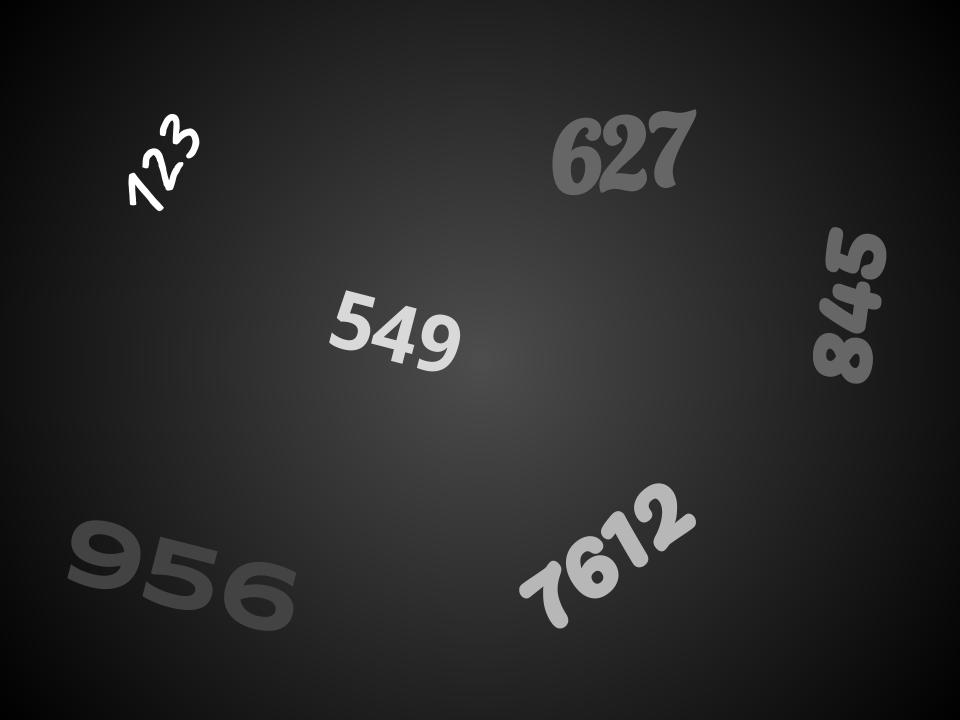
#> input picture Assignment_1/numbers.jpg, 960 x 720 px; the run also reads 1 picture not shown here
$ jupyter execute --allow-errors Assignment1_DanielBairamian.ipynb   (older library calls are emulated)
#> lines starting #> are read from the running program, lines starting #| are printed output that depends on the picture; after the words box and inside, x2 and y2 are one past the last pixel; in counts of white or black regions, pixels touching at a corner belong together; long printed decimals are rounded
# Daniel Bairamian 260669560
## ECSE 415 Computer Vision
### Image Filtering Assignment 1

[cell 1]
# defining imports
import numpy as np
import cv2
import matplotlib.pyplot as plt

# 1. Thresholding

[cell 2]
# load image
image_path = "numbers.jpg"
img = cv2.imread(image_path)
#> img is the input picture: shape (720, 960, 3); min 0, max 255, mean 40

# convert image to greyscale
img_gscale = cv2.cvtColor(img, cv2.COLOR_BGR2GRAY)

# get image dimensions
HEIGHT, WIDTH = img_gscale.shape

# show original image
plt.title("Original Image")

# remove plot ticks
plt.xticks([]), plt.yticks([])

plt.imshow(img_gscale, cmap="gray")
plt.show()

# 1.1

[cell 3]
# list of thresholds
image_thresholds = [55, 90, 150]

# threshold images
_ , output0 = cv2.threshold(img_gscale, image_thresholds[0], 255, cv2.THRESH_BINARY)
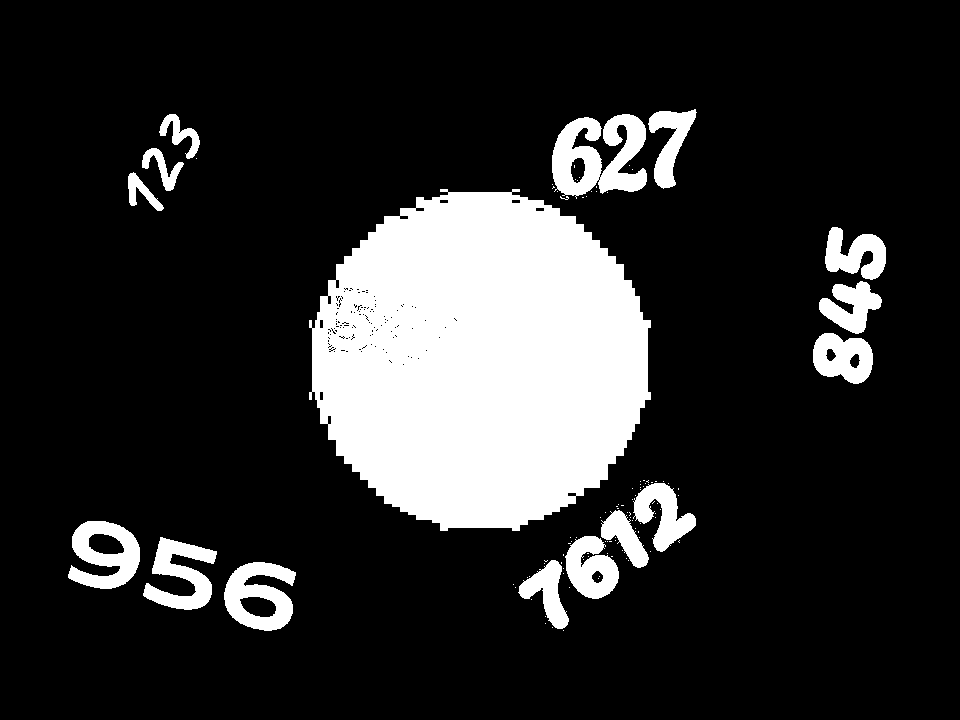
#> output0: shape (720, 960); 17.4% white; 106 white regions (90 under 20 px), largest, box (x1, y1, x2, y2) and area: (309, 189, 651, 531) 89499, (552, 114, 647, 199) 4962, (224, 562, 296, 631) 2953
_ , output1 = cv2.threshold(img_gscale, image_thresholds[1], 255, cv2.THRESH_BINARY)
#> output1: shape (720, 960); 3.5% white; 16 white regions, largest, box (x1, y1, x2, y2) and area: (553, 118, 601, 195) 2326, (566, 536, 619, 599) 2133, (600, 115, 647, 192) 2030
_ , output2 = cv2.threshold(img_gscale, image_thresholds[2], 255, cv2.THRESH_BINARY)
#> output2: shape (720, 960); 1.7% white; 10 white regions, largest, box (x1, y1, x2, y2) and area: (566, 536, 618, 598) 1998, (634, 484, 696, 551) 1880, (520, 561, 568, 628) 1397

# display images
plt.imshow(output0, cmap="gray")
plt.title("Thresholded at 55"), plt.xticks([]), plt.yticks([])
plt.show()

plt.imshow(output1, cmap="gray")
plt.title("Thresholded at 90"), plt.xticks([]), plt.yticks([])
plt.show()

plt.imshow(output2, cmap="gray")
plt.title("Thresholded at 150"), plt.xticks([]), plt.yticks([])
plt.show()

# 1.2

For the threshold at 55, we can see 5 numbers: 123, 627, 845, 956, and 7612. However technically, all 6 numbers are segmented

The number 549 is also segmented, however it's not possible to see it since the entire circle around the center of the image is considered as foreground, and covers the number 549. This is due to the low threshold, since in the original image we can see this circle, which has a very low brightness compared to the number 549.

We can also observe that the numbers for this threshold value are very noisy, especially the numbers that are close to the center (7612 and 627). This is because they have a small overlap with the outside of the center circle.

For the threshold at 90, we can also see 5 numbers: 123, 627, 549, 7612, 845. (Every number except 956). In this case, we have 5 segmented numbers.

We can see for this threshold value that the bright circle in the middle is completely ignored, and we can now see the number 549 which was in the previous case, completely covered. However we lost the number 956, which was clearly visible in the previous threshold.

For the threshold at 150, we can only see 3 numbers: 123, 549, and 7612. These are the brightest numbers of the original image, which is an expected result for the highest threshold value out of the three. Out of the original 6 numbers, this threshold value was only able to segment 3 numbers.

# 1.3

[cell 4]
# threshold images
HYPERPARAM = 205
_ , output_hyperparameter = cv2.threshold(img_gscale, HYPERPARAM, 255, cv2.THRESH_BINARY)
#> output_hyperparameter: shape (720, 960); 0.71% white; 8 white regions (2 under 20 px), largest, box (x1, y1, x2, y2) and area: (417, 315, 460, 371) 1191, (330, 291, 375, 350) 1121, (372, 307, 416, 363) 1090, (160, 114, 199, 158) 561, (143, 149, 183, 190) 520, (129, 173, 163, 211) 435

# display images
plt.imshow(output_hyperparameter, cmap="gray")
plt.title("Thresholded at " + str(HYPERPARAM)), plt.xticks([]), plt.yticks([])
plt.show()

A threshold value of 205 segments only the numebrs 123 and 549.

# 2. Filtering
## 2.1 Denoising

[cell 5]
# load images
image_path = "Circles.png"
img = cv2.imread(image_path)
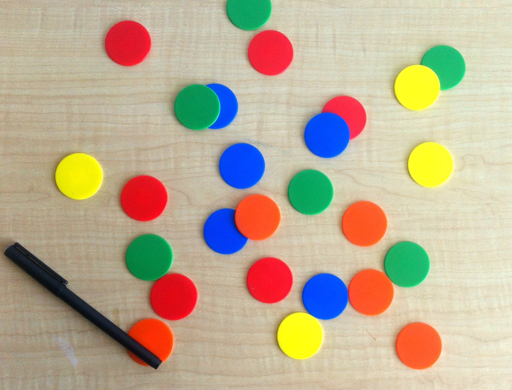
#> input picture Assignment_1/Circles.png, 512 x 390 px
#> img is the input picture: shape (390, 512, 3); mean B, G, R 147.7, 172.8, 188

image_path2 = "Circles_gauss.png"
img2 = cv2.imread(image_path2)
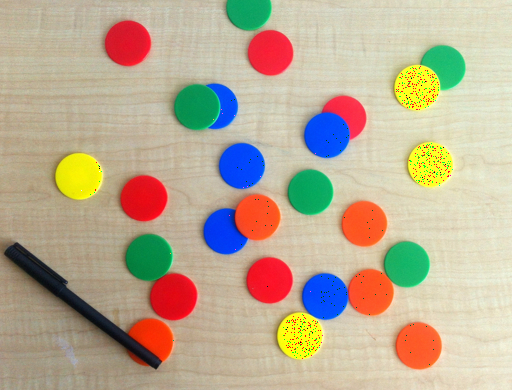
#> input picture Assignment_1/Circles_gauss.png, 512 x 390 px
#> img2 is the input picture: shape (390, 512, 3); mean B, G, R 147.1, 171.9, 187.1


# convert image to greyscale
img_gscale = cv2.cvtColor(img, cv2.COLOR_BGR2GRAY)
#> img_gscale: shape (390, 512)
img_gscale2 = cv2.cvtColor(img2, cv2.COLOR_BGR2GRAY)

# show original image
plt.title("Circles")
# remove plot ticks
plt.xticks([]), plt.yticks([])
plt.imshow(img_gscale, cmap="gray")
plt.show()


# show original image
plt.title("Circles Gauss")
# remove plot ticks
plt.xticks([]), plt.yticks([])
plt.imshow(img_gscale2, cmap="gray")
plt.show()

# 2.1.1

[cell 6]
# 5x5 Gaussian Blur
img_fivexfive_gauss = cv2.GaussianBlur(img_gscale2, (5,5), 0)

# plot the result
plt.title("5x5 Gaussian")
plt.xticks([]), plt.yticks([])
plt.imshow(img_fivexfive_gauss, cmap="gray")
plt.show()

# 2.1.2

[cell 7]
# 5x5 Box Filter
img_fivexfive_box = cv2.blur(img_gscale2, (5,5))

# plot the result
plt.title("5x5 Box Filter")
plt.xticks([]), plt.yticks([])
plt.imshow(img_fivexfive_box, cmap="gray")
plt.show()

# 2.1.3

[cell 8]
# PSNR of Gaussian - Original
PSNR_Gauss5 = cv2.PSNR(img_gscale, img_fivexfive_gauss)
#> PSNR_Gauss5 = 34.46
print("Original - Gaussian 5x5 PSNR: " , PSNR_Gauss5)
#| Original - Gaussian 5x5 PSNR:  34.458

# PSNR of Box - Original
PSNR_Box5 = cv2.PSNR(img_gscale, img_fivexfive_box)
#> PSNR_Box5 = 32.64
print("Original - Box 5x5 PSNR: " , PSNR_Box5)
#| Original - Box 5x5 PSNR:  32.644

The higher the PSNR, the better the quality. From the two PSNR we just computed, the Gaussian filter gives the superior result

# 2.1.4

[cell 9]
# 9x9 Gaussian Blur
img_ninexnine_gauss = cv2.GaussianBlur(img_gscale2, (9,9), 0)

# plot the result
plt.title("9x9 Gaussian")
plt.xticks([]), plt.yticks([])
plt.imshow(img_ninexnine_gauss, cmap="gray")
plt.show()

# PSNR of Gaussian - Original
PSNR_Gauss9 = cv2.PSNR(img_gscale, img_ninexnine_gauss)
#> PSNR_Gauss9 = 32.51
print("Original - Gaussian 9x9 PSNR: " , PSNR_Gauss9)
#| Original - Gaussian 9x9 PSNR:  32.515

[cell 10]
# 9x9 Box Filter
img_ninexnine_box = cv2.blur(img_gscale2, (9,9))

# plot the result
plt.title("9x9 Box Filter")
plt.xticks([]), plt.yticks([])
plt.imshow(img_ninexnine_box, cmap="gray")
plt.show()

# PSNR of Box - Original
PSNR_Box9 = cv2.PSNR(img_gscale, img_ninexnine_box)
#> PSNR_Box9 = 29.7
print("Original - Box 9x9 PSNR: " , PSNR_Box9)
#| Original - Box 9x9 PSNR:  29.703

[cell 11]
# 13x13 Gaussian Blur
img_ttxtt_gauss = cv2.GaussianBlur(img_gscale2, (13,13), 0)

# plot the result
plt.title("13x13 Gaussian")
plt.xticks([]), plt.yticks([])
plt.imshow(img_ttxtt_gauss, cmap="gray")
plt.show()

# PSNR of Gaussian - Original
PSNR_Gauss13 = cv2.PSNR(img_gscale, img_ttxtt_gauss)
#> PSNR_Gauss13 = 30.99
print("Original - Gaussian 13x13 PSNR: " , PSNR_Gauss13)
#| Original - Gaussian 13x13 PSNR:  30.992

[cell 12]
# 13x13 Box Filter
img_ttxtt_box = cv2.blur(img_gscale2, (13,13))

# plot the result
plt.title("13x13 Box Filter")
plt.xticks([]), plt.yticks([])
plt.imshow(img_ttxtt_box, cmap="gray")
plt.show()

# PSNR of Box - Original
PSNR_Box13 = cv2.PSNR(img_gscale, img_ttxtt_box)
#> PSNR_Box13 = 27.76
print("Original - Box 13x13 PSNR: " , PSNR_Box13)
#| Original - Box 13x13 PSNR:  27.765

For both the Gaussian and Box filter, increasing the kernel size to 9x9 decreased the PSNR. Similarily, going to 13x13 also further decreased the PSNR.

The PSNR is an indicator of image quality, and this decrease can be seen visually. For both filters, every time we increased the filter size, the image became more blurry.

Although both filters suffer from the increase in kernel size, an observation can be made on the decrease in quality, as it seems to be more prominent for the Box filter than the Gaussian filter.

[cell 13]
# function that computes the % change between two numbers
def delta_calc(original, current):
#> called with original = 34.46, current = 32.51
    delta = current - original
#> delta = -1.94
    percent = ( delta / original ) * 100
#> percent = -5.64
    return percent

Gauss_Delta_PSNR_59 = delta_calc(PSNR_Gauss5, PSNR_Gauss9)
#> Gauss_Delta_PSNR_59 = -5.64
Gauss_Delta_PSNR_513 = delta_calc(PSNR_Gauss5, PSNR_Gauss13)
#> Gauss_Delta_PSNR_513 = -10.06

Box_Delta_PSNR_59 = delta_calc(PSNR_Box5, PSNR_Box9)
#> Box_Delta_PSNR_59 = -9.01
Box_Delta_PSNR_513 = delta_calc(PSNR_Box5, PSNR_Box13)
#> Box_Delta_PSNR_513 = -14.95

print("Gauss PSNR loss analysis")
print("PSNR Change from 5x5 to 9x9 for Gauss: " , Gauss_Delta_PSNR_59, "%")
#| PSNR Change from 5x5 to 9x9 for Gauss:  -5.641 %
print("PSNR Change from 5x5 to 13x13 for Gauss: " , Gauss_Delta_PSNR_513, "%")
#| PSNR Change from 5x5 to 13x13 for Gauss:  -10.058 %

print("\nBox PSNR loss analysis")
print("PSNR Change from 5x5 to 9x9 for Box: ", Box_Delta_PSNR_59, "%")
#| PSNR Change from 5x5 to 9x9 for Box:  -9.008 %
print("PSNR Change from 5x5 to 13x13 for Box: ", Box_Delta_PSNR_513, "%")
#| PSNR Change from 5x5 to 13x13 for Box:  -14.945 %

As we can see, not only is the PSNR of the gaussian filter higher than the box filter's, but it also retains more information of the image as the kernel size increases.

# 2.1.5

[cell 14]
# load image
image_path_sp = "Circles_sp.png"
img_sp = cv2.imread(image_path_sp)
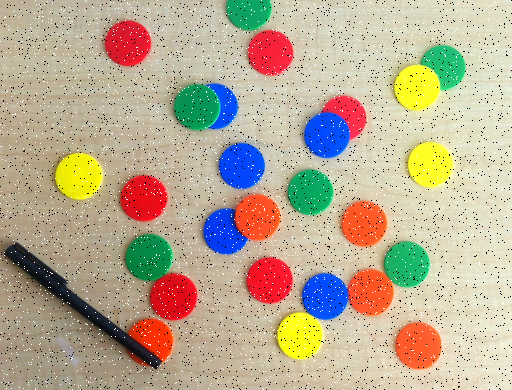
#> input picture Assignment_1/Circles_sp.png, 512 x 390 px
#> img_sp is the input picture: shape (390, 512, 3); mean B, G, R 146.9, 171.1, 185.6

# convert image to greyscale
img_gscale2 = cv2.cvtColor(img_sp, cv2.COLOR_BGR2GRAY)

# show original image
plt.title("Original Image")

# remove plot ticks
plt.xticks([]), plt.yticks([])

plt.imshow(img_gscale2, cmap="gray")
plt.show()

[cell 15]
# 5x5 Gaussian Blur
img_fivexfive_gauss = cv2.GaussianBlur(img_gscale2, (5,5), 0)
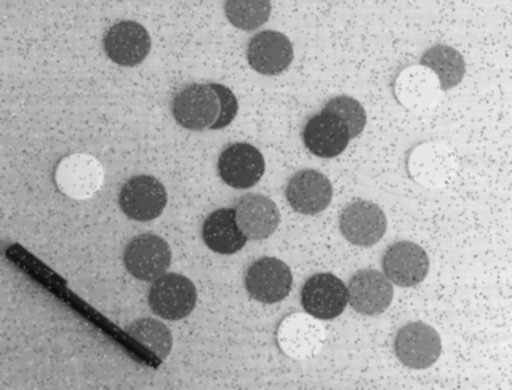
#> img_fivexfive_gauss: shape (390, 512); min 12, max 241, mean 172.7

# plot the result
plt.title("5x5 Gaussian")
plt.xticks([]), plt.yticks([])
plt.imshow(img_fivexfive_gauss, cmap="gray")
plt.show()

# 2.1.6

[cell 16]
# 5x5 Median Filter
img_fivexfive_md = cv2.medianBlur(img_gscale2, 5)

# plot the result
plt.title("5x5 Median Filter")
plt.xticks([]), plt.yticks([])
plt.imshow(img_fivexfive_md, cmap="gray")
plt.show()

# 2.1.7

[cell 17]
# PSNR of Gaussian - Original
PSNR_Gauss5 = cv2.PSNR(img_gscale, img_fivexfive_gauss)
#> PSNR_Gauss5 = 28.95
print("Original - Gaussian 5x5 PSNR: " , PSNR_Gauss5)
#| Original - Gaussian 5x5 PSNR:  28.953

# PSNR of Median - Original
PSNR_MD5 = cv2.PSNR(img_gscale, img_fivexfive_md)
#> PSNR_MD5 = 37.33
print("Original - Median 5x5 PSNR: " , PSNR_MD5)
#| Original - Median 5x5 PSNR:  37.333

The higher the PSNR, the better the quality. From the two PSNR we just computed, the Median filter gives the superior result

# 2.1.8

[cell 18]
# 9x9 Gaussian Blur
img_ninexnine_gauss = cv2.GaussianBlur(img_gscale2, (9,9), 0)

# plot the result
plt.title("9x9 Gaussian")
plt.xticks([]), plt.yticks([])
plt.imshow(img_ninexnine_gauss, cmap="gray")
plt.show()

# PSNR of Gaussian - Original
PSNR_Gauss9 = cv2.PSNR(img_gscale, img_ninexnine_gauss)
#> PSNR_Gauss9 = 30.3
print("Original - Gaussian 9x9 PSNR: " , PSNR_Gauss9)
#| Original - Gaussian 9x9 PSNR:  30.303

[cell 19]
# 9x9 Median Blur
img_ninexnine_md = cv2.medianBlur(img_gscale2, 9)

# plot the result
plt.title("9x9 Median")
plt.xticks([]), plt.yticks([])
plt.imshow(img_ninexnine_md, cmap="gray")
plt.show()

# PSNR of Median - Original
PSNR_MD9 = cv2.PSNR(img_gscale, img_ninexnine_md)
#> PSNR_MD9 = 34.61
print("Original - Median 9x9 PSNR: " , PSNR_MD9)
#| Original - Median 9x9 PSNR:  34.609

[cell 20]
# 13x13 Gaussian Blur
img_ttxtt_gauss = cv2.GaussianBlur(img_gscale2, (13,13), 0)

# plot the result
plt.title("13x13 Gaussian")
plt.xticks([]), plt.yticks([])
plt.imshow(img_ttxtt_gauss, cmap="gray")
plt.show()

# PSNR of Gaussian - Original
PSNR_Gauss13 = cv2.PSNR(img_gscale, img_ttxtt_gauss)
#> PSNR_Gauss13 = 29.89
print("Original - Gaussian 9x9 PSNR: " , PSNR_Gauss13)
#| Original - Gaussian 9x9 PSNR:  29.886

[cell 21]
# 13x13 Median Blur
img_ttxtt_md = cv2.medianBlur(img_gscale2, 13)

# plot the result
plt.title("13x13 Median")
plt.xticks([]), plt.yticks([])
plt.imshow(img_ttxtt_md, cmap="gray")
plt.show()

# PSNR of Median - Original
PSNR_MD13 = cv2.PSNR(img_gscale, img_ttxtt_md)
#> PSNR_MD13 = 32.56
print("Original - Median 13x13 PSNR: " , PSNR_MD13)
#| Original - Median 13x13 PSNR:  32.563

Unlike the results of the first image, the gaussian filter actually performs better when the kernel size increases from 5x5 to 9x9, according to the increase of PSNR. Visually we can see that the salt and pepper noise is less defined when applying the 9x9 filter compared to the 5x5. Its performance however seems to stagnate when applying the 13x13 filter, as visually there doesn't seem to be much of a difference when compared to the 9x9 filter, and the very little change in PSNR reflects this performance limitation

The median filter seems to perform worse when the kernel size increases. Going from 5x5 to 9x9 saw a drop in the PSNR, as well as going from 9x9 to 13x13. This performance hit can also be seen visually, as some blur starts to form especially in the regions betwen two objects.

Even though the median filter suffers when increasing the kernel size, its worse performance still beats the gaussian filter's best performance, which clearly shows that it is the superior filter when it comes to denoising salt and pepper noise

[cell 22]
Gauss_Delta_PSNR_59 = delta_calc(PSNR_Gauss5, PSNR_Gauss9)
#> Gauss_Delta_PSNR_59 = 4.66
Gauss_Delta_PSNR_513 = delta_calc(PSNR_Gauss5, PSNR_Gauss13)
#> Gauss_Delta_PSNR_513 = 3.22

MD_Delta_PSNR_59 = delta_calc(PSNR_MD5, PSNR_MD9)
#> MD_Delta_PSNR_59 = -7.3
MD_Delta_PSNR_513 = delta_calc(PSNR_MD5, PSNR_MD13)
#> MD_Delta_PSNR_513 = -12.78

print("Gauss PSNR loss analysis")
print("PSNR Change from 5x5 to 9x9 for Gauss: " , Gauss_Delta_PSNR_59, "%")
#| PSNR Change from 5x5 to 9x9 for Gauss:  4.661 %
print("PSNR Change from 5x5 to 13x13 for Gauss: " , Gauss_Delta_PSNR_513, "%")
#| PSNR Change from 5x5 to 13x13 for Gauss:  3.221 %

print("\nMedian PSNR loss analysis")
print("PSNR Change from 5x5 to 9x9 for Median: ", MD_Delta_PSNR_59, "%")
#| PSNR Change from 5x5 to 9x9 for Median:  -7.297 %
print("PSNR Change from 5x5 to 13x13 for Median: ", MD_Delta_PSNR_513, "%")
#| PSNR Change from 5x5 to 13x13 for Median:  -12.778 %

# 2.2 Sharpening

# 2.1

[cell 23]
# load image
image_path = "rice.png"
img = cv2.imread(image_path)
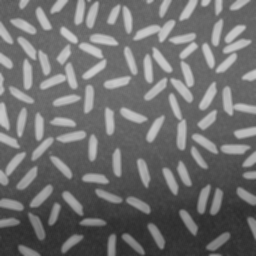
#> input picture Assignment_1/rice.png, 256 x 256 px
#> img is the input picture: shape (256, 256, 3); min 44, max 204, mean 111.2

# convert image to greyscale
img_gscale = cv2.cvtColor(img, cv2.COLOR_BGR2GRAY)
#> img_gscale: shape (256, 256)

# get image dimensions
HEIGHT, WIDTH = img_gscale.shape

# show original image
plt.title("Original Image")

# remove plot ticks
plt.xticks([]), plt.yticks([])

plt.imshow(img_gscale, cmap="gray")
plt.show()

# Box Filter

[cell 24]
# 7x7 Box Filter
img_7x7_box = cv2.blur(img_gscale, (7,7))

# plot the result
plt.title("7x7 Box Filter")
plt.xticks([]), plt.yticks([])
plt.imshow(img_7x7_box, cmap="gray")
plt.show()

[cell 25]
details_D_box = img_gscale - img_7x7_box

# plot the result
plt.title("details (D) Box")
plt.xticks([]), plt.yticks([])
plt.imshow(details_D_box, cmap="gray")
plt.show()

[cell 26]
sharpened_S_Box = img_gscale + details_D_box

# plot the result
plt.title("sharpened (S) Box")
plt.xticks([]), plt.yticks([])
plt.imshow(sharpened_S_Box, cmap="gray")
plt.show()

# Gaussian Filter

[cell 27]
# 7x7 Gaussian Filter
img_7x7_gauss = cv2.GaussianBlur(img_gscale, (7,7), 0)

# plot the result
plt.title("7x7 Gaussian Filter")
plt.xticks([]), plt.yticks([])
plt.imshow(img_7x7_gauss, cmap="gray")
plt.show()

[cell 28]
details_D_gauss = img_gscale - img_7x7_gauss
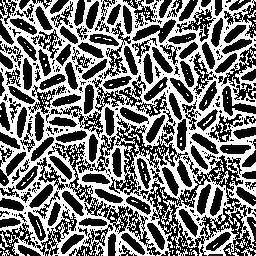
#> details_D_gauss: shape (256, 256); min 0, max 255, mean 121.7

# plot the result
plt.title("details (D) Gauss")
plt.xticks([]), plt.yticks([])
plt.imshow(details_D_gauss, cmap="gray")
plt.show()

[cell 29]
sharpened_S_gauss = img_gscale + details_D_gauss

# plot the result
plt.title("sharpened (S) Gauss")
plt.xticks([]), plt.yticks([])
plt.imshow(sharpened_S_gauss, cmap="gray")
plt.show()

The quality of the sharpening effect will depend on the quality of our details, which itself depends on the performance of our blur. From the previous section of this assignment, we saw that the gaussian filter performed better than the box filter when it came to blurring the image. This performance was measured both visually, and through the PSNR indicator.

In the case of sharpening, since we do not have a ground truth to compare to, we cannot use the PSNR to evaluate our result, so we have to rely on visual assessment.

By performing a quick A/B test (layering two images exactly on top of each other and quickly changing between the two), we can observe that the gaussian sharpened image has some more defined edges than the box filter's sharpened image.

It also appears that the backround in the gaussian filter's result is less bright, which is an ideal result.

# 3 Edge Detection
## 3.1 Sobel Edge Detector

# 3.1.1

X and Y direction sobel for our 3 images

[cell 30]
# Sobel Edge Detector on unsharpened image
U_Sobel_X =  cv2.Sobel(img_gscale, cv2.CV_64F, 1, 0, ksize=5)
U_Sobel_Y =  cv2.Sobel(img_gscale, cv2.CV_64F, 0, 1, ksize=5)
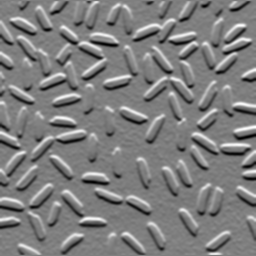
#> U_Sobel_Y: shape (256, 256) float64; min -3389, max 3400, mean -31.8; drawn with min black and max white

# plot the result
plt.title("X-Direction Sobel")
plt.xticks([]), plt.yticks([])
plt.imshow(U_Sobel_X, cmap="gray")
plt.show()

# plot the result
plt.title("Y-Direction Sobel")
plt.xticks([]), plt.yticks([])
plt.imshow(U_Sobel_Y, cmap="gray")
plt.show()

[cell 31]
# Sobel Edge Detector on Box Sharpened image
Box_Sobel_X =  cv2.Sobel(sharpened_S_Box, cv2.CV_64F, 1, 0, ksize=5)
Box_Sobel_Y =  cv2.Sobel(sharpened_S_Box, cv2.CV_64F, 0, 1, ksize=5)

# plot the result
plt.title("X-Direction Sobel")
plt.xticks([]), plt.yticks([])
plt.imshow(Box_Sobel_X, cmap="gray")
plt.show()

# plot the result
plt.title("Y-Direction Sobel")
plt.xticks([]), plt.yticks([])
plt.imshow(Box_Sobel_Y, cmap="gray")
plt.show()

[cell 32]
# Sobel Edge Detector on Box Sharpened image
G_Sobel_X =  cv2.Sobel(sharpened_S_gauss, cv2.CV_64F, 1, 0, ksize=5)
G_Sobel_Y =  cv2.Sobel(sharpened_S_gauss, cv2.CV_64F, 0, 1, ksize=5)

# plot the result
plt.title("X-Direction Sobel")
plt.xticks([]), plt.yticks([])
plt.imshow(G_Sobel_X, cmap="gray")
plt.show()

# plot the result
plt.title("Y-Direction Sobel")
plt.xticks([]), plt.yticks([])
plt.imshow(G_Sobel_Y, cmap="gray")
plt.show()

Magnitude of our sobel operator on our 3 images (thresholded at 200 and 800)

[cell 33]
# Unsharpened Image
U_mag = cv2.magnitude(U_Sobel_X, U_Sobel_Y)
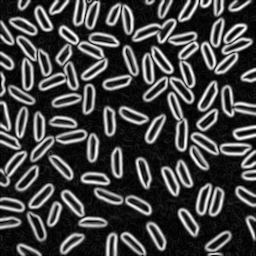
#> U_mag: shape (256, 256) float64; min 0, max 3503.2, mean 917.4; drawn with min black and max white

_ , U_mag_200 = cv2.threshold(U_mag, 200, 255, cv2.THRESH_BINARY)
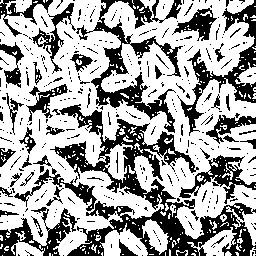
#> U_mag_200: shape (256, 256) float64; 64.5% white; 390 black regions (338 under 20 px), largest, box (x1, y1, x2, y2) and area: (50, 104, 256, 256) 8016, (76, 0, 183, 133) 3360, (177, 0, 256, 136) 2150
_ , U_mag_800 = cv2.threshold(U_mag, 800, 255, cv2.THRESH_BINARY)
#> U_mag_800: shape (256, 256) float64; 37.5% white; 60 white regions (1 under 20 px), largest, box (x1, y1, x2, y2) and area: (131, 17, 253, 152) 4282, (7, 25, 120, 105) 2850, (30, 111, 100, 163) 1153
#> (the rest of the program and of its run is left out)
